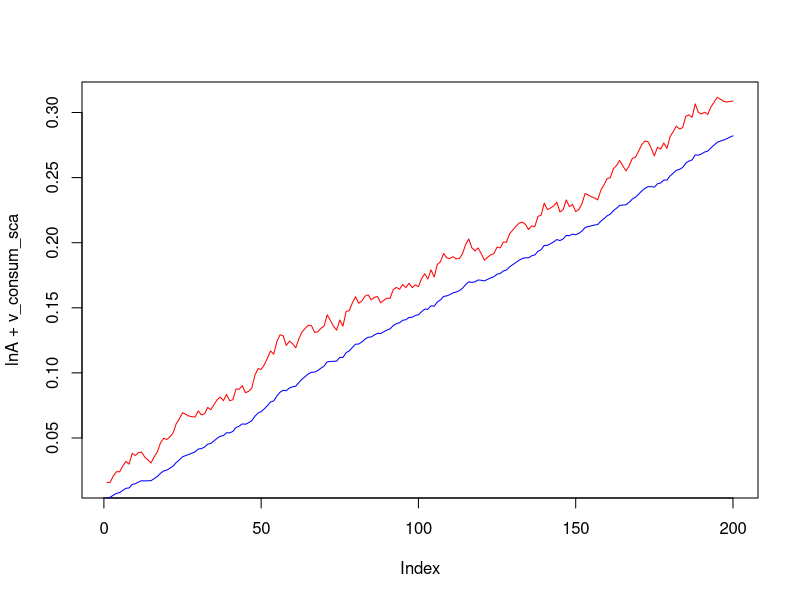
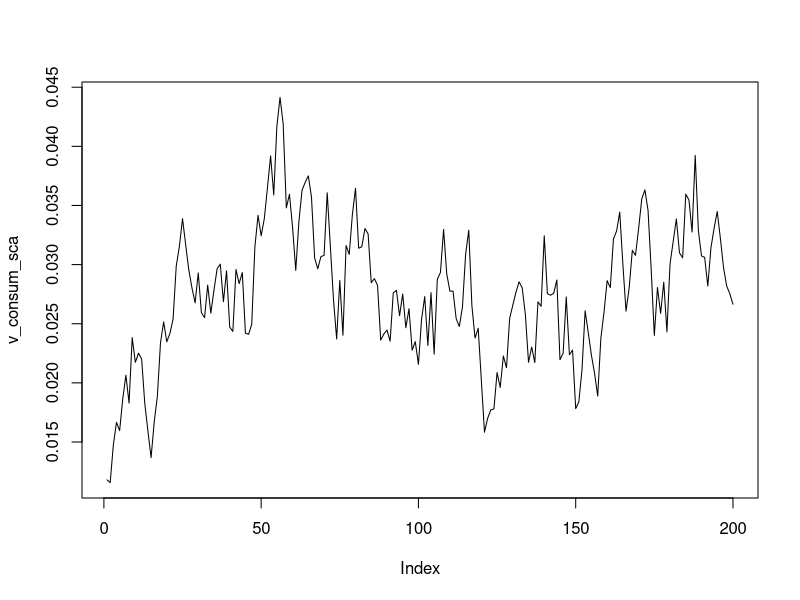
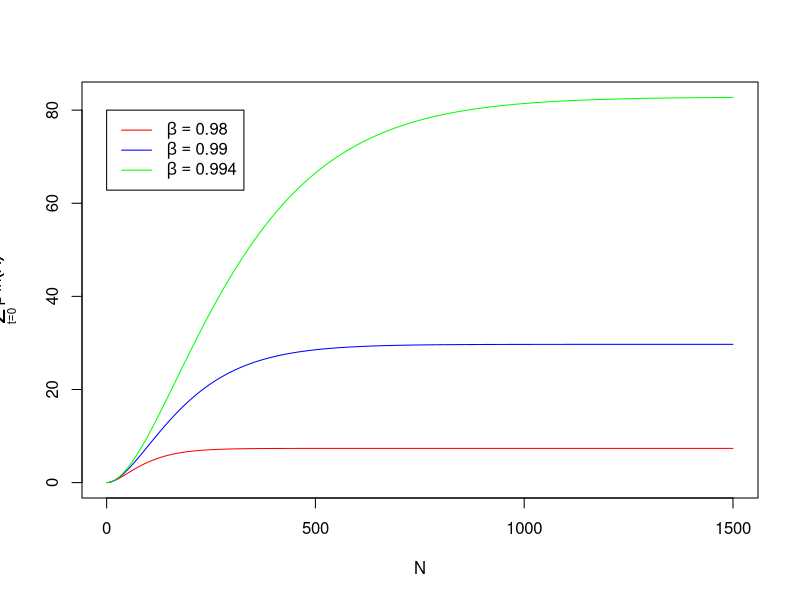

The R source for these figures, in order:
## ---- chunk 1
N = 200
growth.rate = rnorm(n=N, mean=0.0015, sd=0.001)

consum_sca_ini  = 0
consum_sca = consum_sca_ini
rho_c = 0.85

v_consum_sca = rep(0, N)

for (i in 1:N){
  consum_sca =  rho_c*consum_sca + 3*growth.rate[i]
  v_consum_sca[i] =  consum_sca
}

lnA = cumsum(growth.rate)

plot(lnA+v_consum_sca, type="l", col=c("red"))
lines(lnA, type="l", col=c("blue"))
plot(v_consum_sca, type="l")

## ---- chunk 2
library(ggplot2)
beta = 0.999
betas = c(0.98,0.99,0.994)
mua = 0.003
T = 1500
vlnA = cumsum(rep(mua,T)) #assumes first ln(A) equal to zero

seriesvalue = vector()
for(i in 1:length(betas)){
  beta = betas[i]
  vbeta = cumprod(rep(beta,T))
  seriesvalue = rbind(seriesvalue , cumsum(vbeta*vlnA))
}

tsseries = as.ts(t(seriesvalue))

plot(tsseries, plot.type="single", col=c('red', 'blue', 'green'), ylab=expression(sum(beta^t * ln(A), t==0,N)), xlab="N")

#par(omd = c(.15, .85, .15, .85))

par(mgp = c(0, 2, 0), cex.lab=0.9)
legend(0,80, c(expression(beta==0.98),expression(beta==0.99),expression(beta==0.994)), col=c('red', 'blue', 'green'), lty=1)

